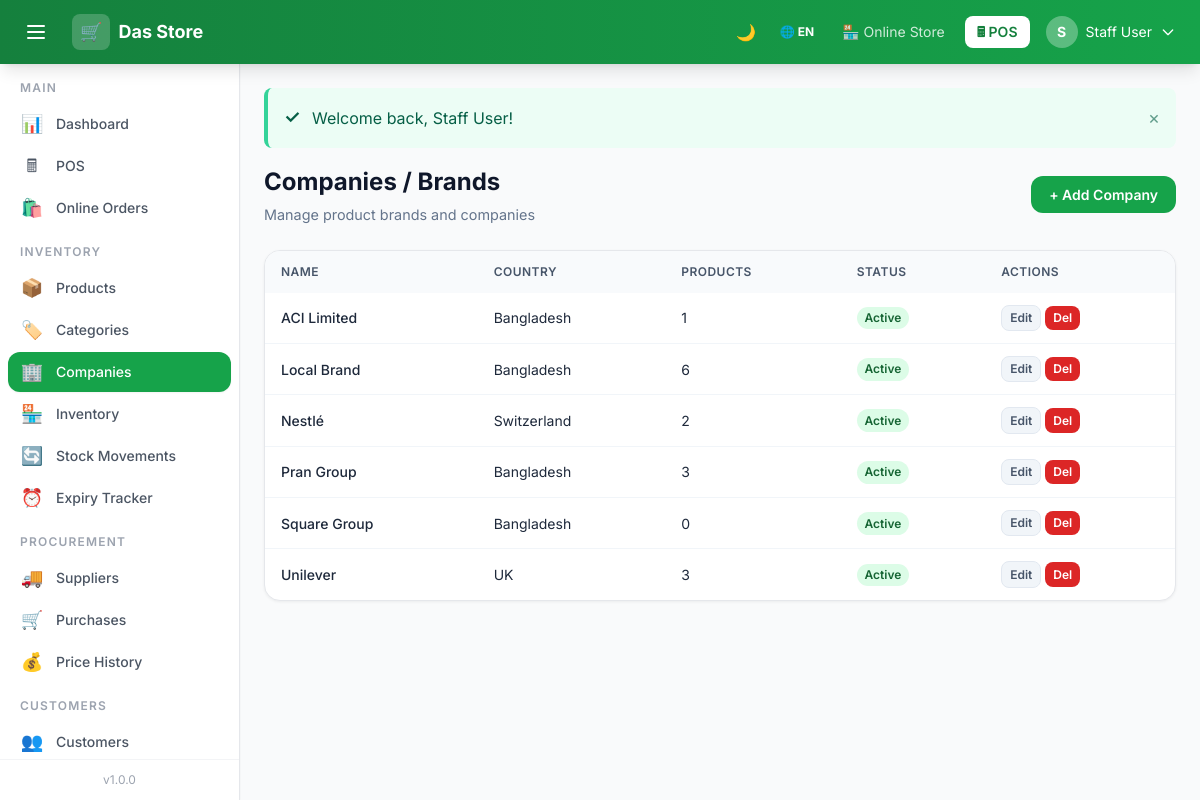
Screenshot of /companies.php (signed in) with the database file from the repository.
### tables this page shows
CREATE TABLE IF NOT EXISTS `companies` (
  `id`         INT UNSIGNED AUTO_INCREMENT PRIMARY KEY,
  `name`       VARCHAR(150) NOT NULL,
  `country`    VARCHAR(80),
  `is_active`  TINYINT(1)   DEFAULT 1,
  `created_at` TIMESTAMP    DEFAULT CURRENT_TIMESTAMP
);

### includes/lang.php (called while the page is built, shortened)
<?php
$lang_code = $_SESSION['lang'] ?? 'en';
function __($key) {
    global $translations, $lang_code;
    return $translations[$lang_code][$key] ?? $key;
}

### companies.php (the view, shortened to what this page needs)
<?php
require_once 'includes/auth.php';
require_once 'includes/flash.php';
$companies = $pdo->query("SELECT co.*, COUNT(p.id) as product_count FROM companies co LEFT JOIN products p ON p.company_id=co.id AND p.is_active=1 GROUP BY co.id ORDER BY co.name")->fetchAll();
require_once 'includes/header.php';
require_once 'includes/sidebar.php';
?>
<div class="page-header flex items-center justify-between">
    <div>
        <h1 class="dark:text-white"><?= __('companies_brands') ?></h1>
        <p class="dark:text-gray-400"><?= __('manage_companies') ?></p>
    </div>
    <button onclick="document.getElementById('co-modal').classList.remove('hidden')" class="btn btn-primary" id="add-co-btn">+ <?= __('add_company') ?></button>
</div>
<div class="card dark:bg-gray-800 dark:border-gray-700 p-0 overflow-hidden">
    <div class="overflow-x-auto">
        <table class="data-table dark:text-gray-300">
            <thead class="dark:bg-gray-900/50">
                <tr>
                    <th class="dark:text-gray-400"><?= __('name') ?></th>
                    <th class="dark:text-gray-400"><?= __('country') ?></th>
                    <th class="dark:text-gray-400"><?= __('products') ?></th>
                    <th class="dark:text-gray-400"><?= __('status') ?></th>
                    <th class="dark:text-gray-400"><?= __('actions') ?></th>
                </tr>
            </thead>
            <tbody class="divide-y divide-gray-50 dark:divide-gray-700">
                <?php foreach ($companies as $co): ?>
                <tr class="dark:hover:bg-gray-700/50">
                    <td class="font-medium dark:text-gray-100"><?= htmlspecialchars($co['name']) ?></td>
                    <td class="text-gray-500 dark:text-gray-500"><?= htmlspecialchars($co['country'] ?? '—') ?></td>
                    <td class="dark:text-gray-300"><?= $co['product_count'] ?></td>
                    <td>
                        <span class="badge <?= $co['is_active'] ? 'badge-green' : 'badge-gray' ?>">
                            <?= $co['is_active'] ? __('active') : __('inactive') ?>
                        </span>
                    </td>
                    <td>
                        <a href="companies.php?edit=<?= $co['id'] ?>" class="btn btn-xs btn-secondary dark:bg-gray-700 dark:text-gray-300 dark:border-gray-600"><?= __('edit') ?></a>
                        <form method="post" class="inline">
                            <button type="submit" class="btn btn-xs btn-danger" onclick="return confirm('<?= __('confirm_delete') ?>')"><?= __('del') ?></button>
                        </form>
                    </td>
                </tr>
                <?php endforeach; ?>
            </tbody>
        </table>
    </div>
</div>
<?php require_once 'includes/footer.php'; ?>

### assets/css/main.css (style rules this page uses)
*, *::before, *::after { box-sizing: border-box; }
body { font-family: 'Inter', sans-serif; }
.card { background: #fff; border-radius: 1rem; border: 1px solid #e5e7eb; box-shadow: 0 1px 3px rgba(0,0,0,.06); padding: 1.5rem; }
.data-table { width: 100%; border-collapse: collapse; font-size: .875rem; }
.data-table th { background: #f8fafc; font-weight: 600; color: #475569; text-transform: uppercase; letter-spacing: .04em; font-size: .75rem; padding: .75rem 1rem; text-align: left; }
.data-table td { padding: .75rem 1rem; border-bottom: 1px solid #f1f5f9; color: #1e293b; }
.data-table tbody tr:last-child td { border-bottom: none; }
.badge { display: inline-flex; align-items: center; padding: .2em .65em; border-radius: 9999px; font-size: .75rem; font-weight: 600; }
.badge-green { background: #dcfce7; color: #166534; }
.btn { display: inline-flex; align-items: center; gap: .4rem; padding: .5rem 1.125rem; border-radius: .75rem; font-size: .875rem; font-weight: 600; cursor: pointer; border: none; transition: all .15s; text-decoration: none; }
.btn-primary { background: #16a34a; color: #fff; }
.btn-danger { background: #dc2626; color: #fff; }
.btn-secondary { background: #f1f5f9; color: #475569; border: 1px solid #e2e8f0; }
.btn-xs { padding: .2rem .5rem; font-size: .75rem; border-radius: .5rem; }
.page-header { margin-bottom: 1.5rem; }
.page-header h1 { font-size: 1.5rem; font-weight: 700; color: #0f172a; }
.page-header p { color: #64748b; font-size: .9rem; margin-top: .25rem; }

### rows the page displays
companies: name "ACI Limited", country "Bangladesh", product_count "1"
companies: name "Local Brand", country "Bangladesh", product_count "6"
companies: name "Nestlé", country "Switzerland", product_count "2"
companies: name "Pran Group", country "Bangladesh", product_count "3"
companies: name "Square Group", country "Bangladesh", product_count "0"
companies: name "Unilever", country "UK", product_count "3"

### other values shown
SHOP_NAME "Das Store"
get_current_lang() "EN"
__('online_store') "Online Store"
__('pos') "POS"
substr($user['name'] ?? 'U', 0, 1) "S"
$user['name'] "Staff User"
__('main') "MAIN"
$icon "📊 🖩 🛍️ 📦 🏷️ 🏢 🏪 🔄 ⏰ 🚚 🛒 💰 👥"
$label "Dashboard POS Online Orders Products Categories Companies Inventory Stock Movements Expiry Tracker Suppliers Purchases Price History Customers"
__('inventory') "INVENTORY"
__('procurement') "PROCUREMENT"
__('customers') "CUSTOMERS"
APP_VERSION "1.0.0"
$icon "✓"
$msg "Welcome back, Staff User!"
